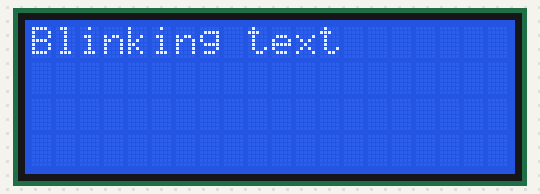
This sketch was run on a simulated Arduino Uno, built with avr-gcc and run on an emulated ATmega328P. On the bench: 20×4 character LCD.

Above: at 0.1 s.
At 0.6 s:
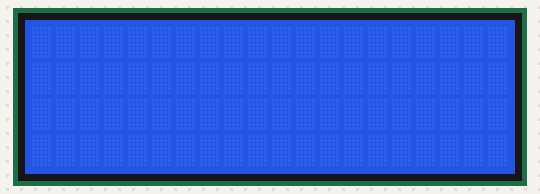

Measured:
- what the display in image 1 shows lasts 0.5 s, from 0.6 s to 1.1 s

The sketch:

project_blink_lcd.ino
```cpp
// Kelompok:
// Isep Lutpi Nur [2113191079]
// Farhan Aziz [2113191097]
// Muhammad Bayu Ramdhani [2113191081]
// Muhammad Taufik Ali [2113191067]

#include <LiquidCrystal_I2C.h>
LiquidCrystal_I2C lcd = LiquidCrystal_I2C(0x27, 20, 4);
void setup() {
  lcd.init();
  lcd.backlight();
  lcd.print("Blinking text");
}

void loop() {
  lcd.display();
  delay(500);
  lcd.noDisplay();
  delay(500);
}
```
